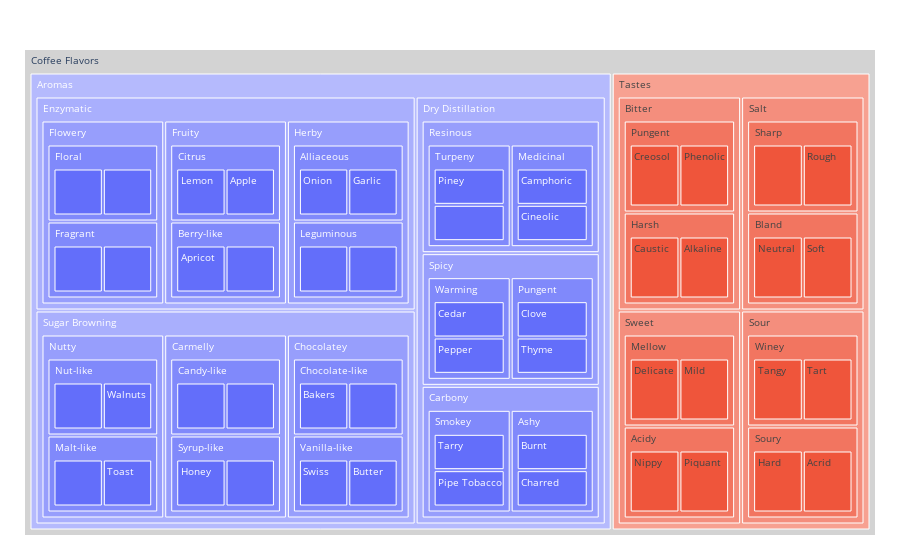

This figure's notebook cell:
### Code cell
import plotly.graph_objects as go
import pandas as pd

df = pd.read_csv('https://raw.githubusercontent.com/plotly/datasets/96c0bd/sunburst-coffee-flavors-complete.csv')

fig = go.Figure(go.Treemap(
    ids = df.ids,
    labels = df.labels,
    parents = df.parents,
    pathbar_textfont_size=15,
    root_color="lightgrey"
))
fig.update_layout(
    uniformtext=dict(minsize=10, mode='hide'),
    margin = dict(t=50, l=25, r=25, b=25)
)
fig.show()

### Figure 1 — Plotly figure (JSON) as saved in the notebook; plotly's stock layout.template omitted (floating-point values rounded to 4 significant figures)
{"data": [{"ids": ["Coffee", "Aromas", "Tastes", "Aromas-Enzymatic", "Aromas-Sugar Browning", "Aromas-Dry Distillation", "Tastes-Bitter", "Tastes-Salt", "Tastes-Sweet", "Tastes-Sour", "Enzymatic-Flowery", "Enzymatic-Fruity", "Enzymatic-Herby", "Sugar Browning-Nutty", "Sugar Browning-Carmelly", "Sugar Browning-Chocolatey", "Dry Distillation-Resinous", "Dry Distillation-Spicy", "Dry Distillation-Carbony", "Bitter-Pungent", "Bitter-Harsh", "Salt-Sharp", "Salt-Bland", "Sweet-Mellow", "Sweet-Acidy", "Sour-Winey", "Sour-Soury", "Flowery-Floral", "Flowery-Fragrant", "Fruity-Citrus", "Fruity-Berry-like", "Herby-Alliaceous", "Herby-Leguminous", "Nutty-Nut-like", "Nutty-Malt-like", "Carmelly-Candy-like", "Carmelly-Syrup-like", "Chocolatey-Chocolate-like", "Chocolatey-Vanilla-like", "Resinous-Turpeny", "Resinous-Medicinal", "Spicy-Warming", "Spicy-Pungent", "Carbony-Smokey", "Carbony-Ashy", "Pungent-Creosol", "Pungent-Phenolic", "Harsh-Caustic", "Harsh-Alkaline", "Sharp-Astringent", "Sharp-Rough", "Bland-Neutral", "Bland-Soft", "Mellow-Delicate", "Mellow-Mild", "Acidy-Nippy", "Acidy-Piquant", "Winey-Tangy", "Winey-Tart", "Soury-Hard", "Soury-Acrid", "Floral-Coffee Blossom", "Floral-Tea Rose", "Fragrant-Cardamon Caraway", "Fragrant-Coriander Seeds", "Citrus-Lemon", "Citrus-Apple", "Berry-like-Apricot", "Berry-like-Blackberry", "Alliaceous-Onion", "Alliaceous-Garlic", "Leguminous-Cucumber", "Leguminous-Garden Peas", "Nut-like-Roasted Peanuts", "Nut-like-Walnuts", "Malt-like-Balsamic Rice", "Malt-like-Toast", "Candy-like-Roasted Hazelnut", "Candy-like-Roasted Almond", "Syrup-like-Honey", "Syrup-like-Maple Syrup", "Chocolate-like-Bakers", "Chocolate-like-Dark Chocolate", "Vanilla-like-Swiss", "Vanilla-like-Butter", "Turpeny-Piney", "Turpeny-Blackcurrant-like", "Medicinal-Camphoric", "Medicinal-Cineolic", "Warming-Cedar", "Warming-Pepper", "Pungent-Clove", "Pungent-Thyme", "Smokey-Tarry", "Smokey-Pipe Tobacco", "Ashy-Burnt", "Ashy-Charred"], "labels": ["Coffee Flavors", "Aromas", "Tastes", "Enzymatic", "Sugar Browning", "Dry Distillation", "Bitter", "Salt", "Sweet", "Sour", "Flowery", "Fruity", "Herby", "Nutty", "Carmelly", "Chocolatey", "Resinous", "Spicy", "Carbony", "Pungent", "Harsh", "Sharp", "Bland", "Mellow", "Acidy", "Winey", "Soury", "Floral", "Fragrant", "Citrus", "Berry-like", "Alliaceous", "Leguminous", "Nut-like", "Malt-like", "Candy-like", "Syrup-like", "Chocolate-like", "Vanilla-like", "Turpeny", "Medicinal", "Warming", "Pungent", "Smokey", "Ashy", "Creosol", "Phenolic", "Caustic", "Alkaline", "Astringent", "Rough", "Neutral", "Soft", "Delicate", "Mild", "Nippy", "Piquant", "Tangy", "Tart", "Hard", "Acrid", "Coffee Blossom", "Tea Rose", "Cardamon Caraway", "Coriander Seeds", "Lemon", "Apple", "Apricot", "Blackberry", "Onion", "Garlic", "Cucumber", "Garden Peas", "Roasted Peanuts", "Walnuts", "Balsamic Rice", "Toast", "Roasted Hazelnut", "Roasted Almond", "Honey", "Maple Syrup", "Bakers", "Dark Chocolate", "Swiss", "Butter", "Piney", "Blackcurrant-like", "Camphoric", "Cineolic", "Cedar", "Pepper", "Clove", "Thyme", "Tarry", "Pipe Tobacco", "Burnt", "Charred"], "parents": [null, "Coffee", "Coffee", "Aromas", "Aromas", "Aromas", "Tastes", "Tastes", "Tastes", "Tastes", "Aromas-Enzymatic", "Aromas-Enzymatic", "Aromas-Enzymatic", "Aromas-Sugar Browning", "Aromas-Sugar Browning", "Aromas-Sugar Browning", "Aromas-Dry Distillation", "Aromas-Dry Distillation", "Aromas-Dry Distillation", "Tastes-Bitter", "Tastes-Bitter", "Tastes-Salt", "Tastes-Salt", "Tastes-Sweet", "Tastes-Sweet", "Tastes-Sour", "Tastes-Sour", "Enzymatic-Flowery", "Enzymatic-Flowery", "Enzymatic-Fruity", "Enzymatic-Fruity", "Enzymatic-Herby", "Enzymatic-Herby", "Sugar Browning-Nutty", "Sugar Browning-Nutty", "Sugar Browning-Carmelly", "Sugar Browning-Carmelly", "Sugar Browning-Chocolatey", "Sugar Browning-Chocolatey", "Dry Distillation-Resinous", "Dry Distillation-Resinous", "Dry Distillation-Spicy", "Dry Distillation-Spicy", "Dry Distillation-Carbony", "Dry Distillation-Carbony", "Bitter-Pungent", "Bitter-Pungent", "Bitter-Harsh", "Bitter-Harsh", "Salt-Sharp", "Salt-Sharp", "Salt-Bland", "Salt-Bland", "Sweet-Mellow", "Sweet-Mellow", "Sweet-Acidy", "Sweet-Acidy", "Sour-Winey", "Sour-Winey", "Sour-Soury", "Sour-Soury", "Flowery-Floral", "Flowery-Floral", "Flowery-Fragrant", "Flowery-Fragrant", "Fruity-Citrus", "Fruity-Citrus", "Fruity-Berry-like", "Fruity-Berry-like", "Herby-Alliaceous", "Herby-Alliaceous", "Herby-Leguminous", "Herby-Leguminous", "Nutty-Nut-like", "Nutty-Nut-like", "Nutty-Malt-like", "Nutty-Malt-like", "Carmelly-Candy-like", "Carmelly-Candy-like", "Carmelly-Syrup-like", "Carmelly-Syrup-like", "Chocolatey-Chocolate-like", "Chocolatey-Chocolate-like", "Chocolatey-Vanilla-like", "Chocolatey-Vanilla-like", "Resinous-Turpeny", "Resinous-Turpeny", "Resinous-Medicinal", "Resinous-Medicinal", "Spicy-Warming", "Spicy-Warming", "Spicy-Pungent", "Spicy-Pungent", "Carbony-Smokey", "Carbony-Smokey", "Carbony-Ashy", "Carbony-Ashy"], "pathbar": {"textfont": {"size": 15}}, "root": {"color": "lightgrey"}, "type": "treemap"}], "layout": {"margin": {"b": 25, "l": 25, "r": 25, "t": 50}, "uniformtext": {"minsize": 10, "mode": "hide"}}}
